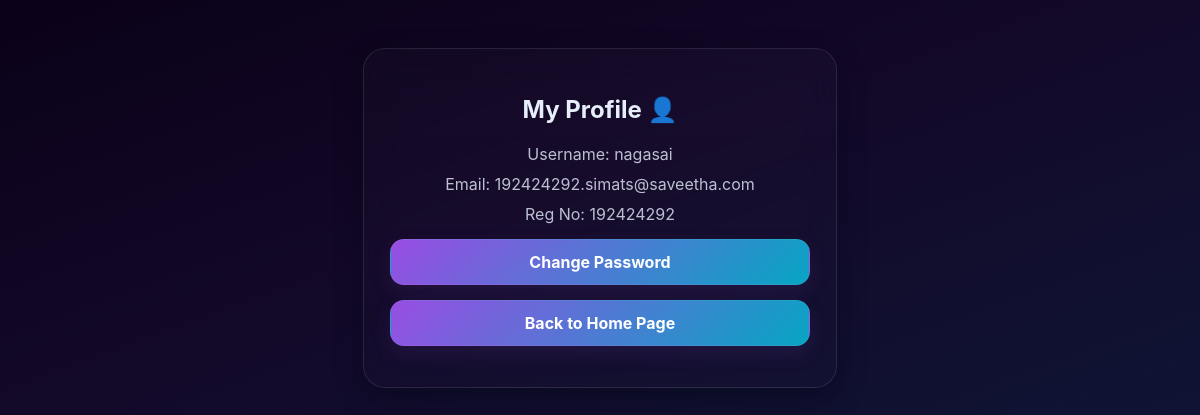
The page /profile (signed in) on the database its author committed.
### app.py (models this page shows)
class User(db.Model):
    id = db.Column(db.Integer, primary_key=True)
    username = db.Column(db.String(80), unique=True, nullable=False)
    email = db.Column(db.String(120), unique=True, nullable=False)
    reg_number = db.Column(db.String(20), nullable=True)
    password = db.Column(db.String(200), nullable=False)
    is_admin = db.Column(db.Boolean, default=False)
    security_bike = db.Column(db.String(120), nullable=True)

### app.py (the view)
@app.route("/profile")
@login_required()
def profile():
    user = User.query.get(session["user_id"])
    return render_template("profile.html", user=user)

### app.py (called while the page is built, shortened)
@app.before_request
def create_admin_once():
    global admin_created

def login_required(admin_only=False):
    def decorator(f):
        @wraps(f)
        def wrapper(*args, **kwargs):
            if "user_id" not in session:
                return redirect(url_for("login"))
            if admin_only and not session.get("is_admin"):
                return "❌ Access Denied – Admin Only"
            return f(*args, **kwargs)
        return wrapper
    return decorator

@app.before_request
def block_unauthenticated_access():
    if request.endpoint == "static" or request.method == "OPTIONS":
        return
    open_endpoints = {"login", "register", "forgot_password"}
    if request.endpoint in open_endpoints:
        return
    if "user_id" not in session:
        return redirect(url_for("login"))

### templates/profile.html (shortened to what this page needs)
<!DOCTYPE html>
<html>
<head>
    <link rel="stylesheet" href="{{ url_for('static', filename='global.css') }}">
</head>
<body>
<div class="box">
    <h2>My Profile 👤</h2>
    <div class="info">Username: {{ user.username }}</div>
    <div class="info">Email: {{ user.email }}</div>
    <div class="info">Reg No: {{ user.reg_number }}</div>
    <a class="btn" href="/change_password">Change Password</a>
    <a class="btn" href="/home">Back to Home Page</a>
</div>
</body>
</html>

### templates/profile.html (style rules this page uses)
:root { --bg-deep:#0a0118; --bg-mid:#130828; --bg-navy:#0f1535; --glass: rgba(255,255,255,0.06); --glass-border: rgba(255,255,255,0.10); --neon-purple:#a855f7; --neon-cyan:#06b6d4; --text-primary:#e6eefb; --text-muted:rgba(230,238,251,0.8); --radius-lg:22px; }
body { background: linear-gradient(160deg,var(--bg-deep),var(--bg-mid) 45%,var(--bg-navy)); font-family: 'Inter','Poppins',sans-serif; color:var(--text-primary); padding: 40px; }
.box { width: 420px; margin: 0 auto; padding: 26px; background: linear-gradient(180deg, rgba(255,255,255,0.02), rgba(255,255,255,0.01)); border-radius: var(--radius-lg); backdrop-filter: blur(16px); border: 1px solid var(--glass-border); box-shadow: 0 10px 28px rgba(2,6,23,0.45); text-align:center }
.info { margin:10px 0; font-size:16px; color:var(--text-muted) }
.btn { padding:12px 20px; display:block; margin:15px auto; border-radius:14px; background: linear-gradient(135deg, rgba(168,85,247,0.9), rgba(6,182,212,0.9)); color:white; text-decoration:none; border: 1px solid rgba(255,255,255,0.06); font-weight:700; box-shadow: 0 8px 22px rgba(168,85,247,0.10) }

### rows shown on the page
User: username "nagasai", email "192424292.simats@saveetha.com", reg_number "192424292"
